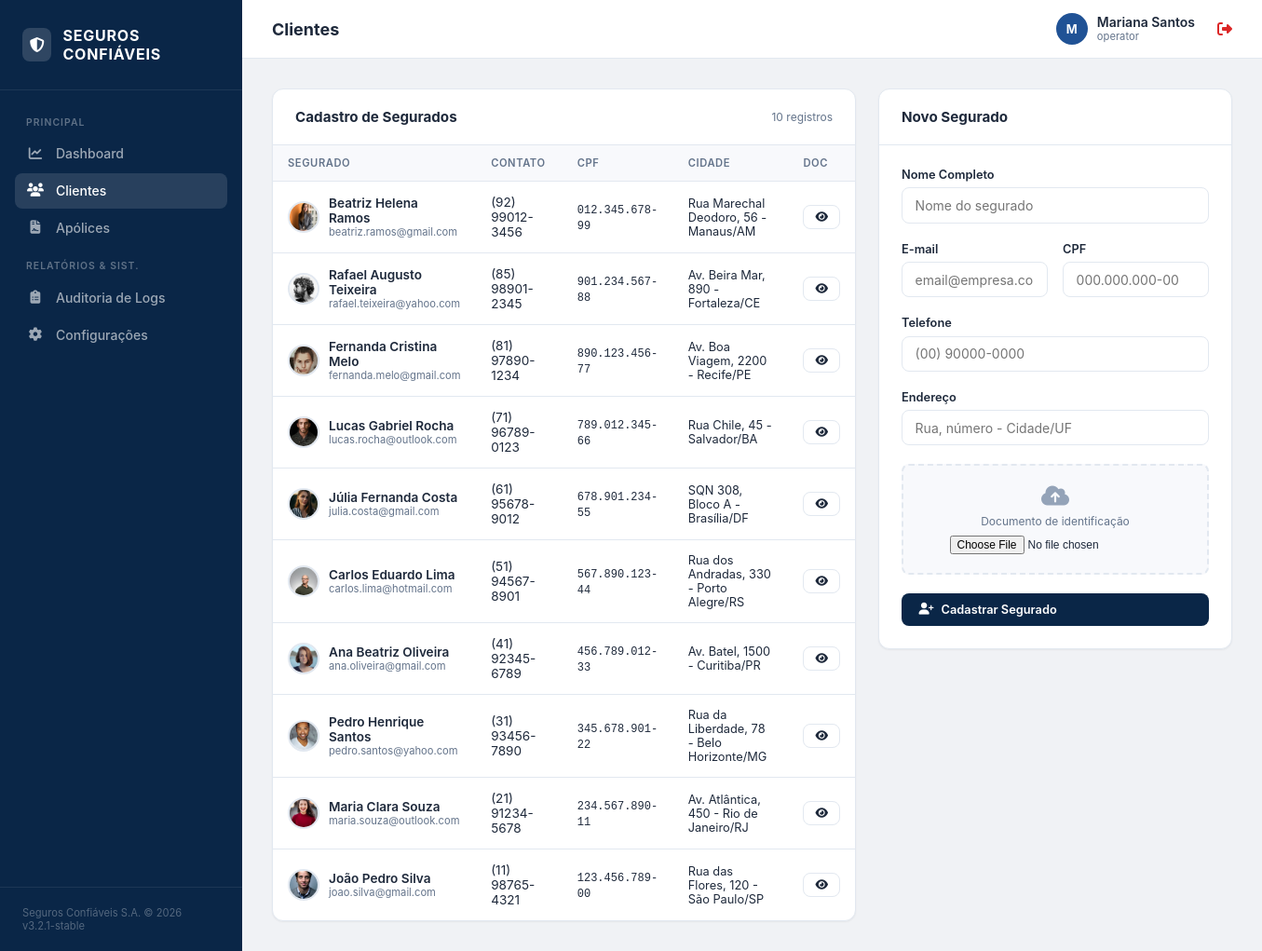
The app's page /customers.php (signed in) with its own data.
### tables this page shows
CREATE TABLE IF NOT EXISTS clientes (
    id INT AUTO_INCREMENT PRIMARY KEY,
    nome VARCHAR(255),
    email VARCHAR(255),
    cpf VARCHAR(20),
    telefone VARCHAR(20),
    endereco VARCHAR(255),
    foto VARCHAR(255),
    created_at DATETIME DEFAULT CURRENT_TIMESTAMP
);

### customers.php (the view, shortened to what this page needs)
<?php
require_once 'includes/db.php';
$clientes = $mysqli->query("SELECT * FROM clientes ORDER BY id DESC");
include 'includes/layout/header.php';
include 'includes/layout/sidebar.php';
include 'includes/layout/topbar.php';
?>
<div style="display: grid; grid-template-columns: 1fr 380px; gap: 1.5rem; align-items: start;">
    <div class="card">
        <div class="card-header">
            <h3 class="card-title">Cadastro de Segurados</h3>
            <span style="font-size: 0.75rem; color: var(--text-muted);"><?= $clientes->num_rows ?> registros</span>
        </div>
        <div class="card-body" style="padding: 0;">
            <div class="table-wrapper">
                <table>
                    <thead>
                        <tr>
                            <th>Segurado</th>
                            <th>Contato</th>
                            <th>CPF</th>
                            <th>Cidade</th>
                            <th>Doc</th>
                        </tr>
                    </thead>
                    <tbody>
                        <?php while ($c = $clientes->fetch_assoc()): ?>
                        <tr>
                            <td>
                                <div style="display: flex; align-items: center; gap: 10px;">
                                    <?php if ($c['foto']):
                                        $is_external = (strpos($c['foto'], 'http') === 0);
                                        $is_assets = (strpos($c['foto'], 'assets/') === 0);
                                        $foto_path = ($is_external || $is_assets) ? $c['foto'] : "storage/uploads/" . $c['foto'];
                                    ?>
                                        <img src="<?= htmlspecialchars($foto_path) ?>" class="avatar-sm" onerror="this.style.display='none'">
                                    <?php endif; ?>
                                    <div>
                                        <div style="font-weight: 600;"><?= $c['nome'] ?></div>
                                        <div style="font-size: 0.7rem; color: var(--text-muted);"><?= $c['email'] ?></div>
                                    </div>
                                </div>
                            </td>
                            <td><?= htmlspecialchars($c['telefone']) ?></td>
                            <td><code style="font-size: 0.75rem;"><?= htmlspecialchars($c['cpf']) ?></code></td>
                            <td style="font-size: 0.8rem;"><?= htmlspecialchars($c['endereco']) ?></td>
                            <td>
                                <?php if ($c['foto']):
                                    $is_external = (strpos($c['foto'], 'http') === 0);
                                    $is_assets = (strpos($c['foto'], 'assets/') === 0);
                                    $foto_link = ($is_external || $is_assets) ? $c['foto'] : "storage/uploads/" . $c['foto'];
                                ?>
                                    <a href="<?= htmlspecialchars($foto_link) ?>" target="_blank" class="btn btn-outline btn-sm">
                                        <i class="fas fa-eye"></i>
                                    </a>
                                <?php else: ?>
                                    <span style="color: var(--text-light);">—</span>
                                <?php endif; ?>
                            </td>
                        </tr>
                        <?php endwhile; ?>
                    </tbody>
                </table>
            </div>
        </div>
    </div>
    <div class="card">
        <div class="card-header">
            <h3 class="card-title">Novo Segurado</h3>
        </div>
        <div class="card-body">
            <form method="POST" enctype="multipart/form-data">
                <div class="form-group">
                    <label class="form-label">Nome Completo</label>
                    <input name="nome" class="form-input" placeholder="Nome do segurado" required>
                </div>
                <div class="form-row">
                    <div class="form-group">
                        <label class="form-label">E-mail</label>
                        <input type="email" name="email" class="form-input" placeholder="email@empresa.com" required>
                    </div>
                    <div class="form-group">
                        <label class="form-label">CPF</label>
                        <input name="cpf" class="form-input" placeholder="000.000.000-00" required>
                    </div>
                </div>
                <div class="form-group">
                    <label class="form-label">Telefone</label>
                    <input name="telefone" class="form-input" placeholder="(00) 90000-0000">
                </div>
                <div class="form-group">
                    <label class="form-label">Endereço</label>
                    <input name="endereco" class="form-input" placeholder="Rua, número - Cidade/UF">
                </div>
                <div class="form-group">
                    <div class="upload-area">
                        <i class="fas fa-cloud-arrow-up"></i>
                        <p>Documento de identificação</p>
                        <input type="file" name="foto">
                    </div>
                </div>
                <button type="submit" name="add_customer" class="btn btn-primary" style="width: 100%;">
                    <i class="fas fa-user-plus"></i> Cadastrar Segurado
                </button>
            </form>
        </div>
    </div>
</div>
<?php include 'includes/layout/footer.php'; ?>

### assets/css/style.css (style rules this page uses)
:root { --primary: #0a2647; --primary-light: #144272; --accent: #205295; --accent-light: #2c74b3; --success: #059669; --warning: #d97706; --danger: #dc2626; --info: #0284c7; --bg: #f0f2f5; --surface: #ffffff; --surface-alt: #f8f9fc; --text: #1e293b; --text-muted: #64748b; --text-light: #94a3b8; --border: #e2e8f0; --shadow-sm: 0 1px 2px 0 rgb(0 0 0 / 0.05); --shadow: 0 1px 3px 0 rgb(0 0 0 / 0.1), 0 1px 2px -1px rgb(0 0 0 / 0.1); --shadow-md: 0 4px 6px -1px rgb(0 0 0 / 0.1), 0 2px 4px -2px rgb(0 0 0 / 0.1); --radius: 8px; --radius-lg: 12px; }
*, *::before, *::after { margin: 0; padding: 0; box-sizing: border-box; }
body { font-family: 'Inter', -apple-system, system-ui, sans-serif; background: var(--bg); color: var(--text); -webkit-font-smoothing: antialiased; }
a { color: inherit; text-decoration: none; }
.card { background: white; border: 1px solid var(--border); border-radius: var(--radius-lg); box-shadow: var(--shadow-sm); }
.card-header { padding: 1.25rem 1.5rem; border-bottom: 1px solid var(--border); display: flex; justify-content: space-between; align-items: center; }
.card-title { font-size: 0.95rem; font-weight: 700; }
.card-body { padding: 1.5rem; }
.table-wrapper { overflow-x: auto; }
table { width: 100%; border-collapse: collapse; }
thead th { text-align: left; padding: 0.75rem 1rem; font-size: 0.7rem; font-weight: 600; text-transform: uppercase; letter-spacing: 0.05em; color: var(--text-muted); border-bottom: 1px solid var(--border); background: var(--surface-alt); }
tbody td { padding: 0.875rem 1rem; font-size: 0.85rem; border-bottom: 1px solid var(--border); vertical-align: middle; }
tbody tr:last-child td { border-bottom: none; }
.form-group { margin-bottom: 1.25rem; }
.form-label { display: block; font-size: 0.8rem; font-weight: 600; margin-bottom: 0.4rem; color: var(--text); }
.form-input, .form-select { width: 100%; padding: 0.6rem 0.85rem; border: 1px solid var(--border); border-radius: var(--radius); font-size: 0.875rem; font-family: inherit; transition: border-color 0.15s, box-shadow 0.15s; background: white; }
.form-row { display: grid; grid-template-columns: 1fr 1fr; gap: 1rem; }
.btn { display: inline-flex; align-items: center; gap: 8px; padding: 0.55rem 1.1rem; border-radius: var(--radius); font-size: 0.8rem; font-weight: 600; font-family: inherit; cursor: pointer; border: 1px solid transparent; transition: all 0.15s; }
.btn-primary { background: var(--primary); color: white; }
.btn-outline { background: white; border-color: var(--border); color: var(--text); }
.btn-sm { padding: 0.35rem 0.75rem; font-size: 0.75rem; }
.avatar-sm { width: 34px; height: 34px; border-radius: 50%; object-fit: cover; border: 2px solid var(--border); }
.upload-area { background: var(--surface-alt); border: 2px dashed var(--border); border-radius: var(--radius); padding: 1.25rem; text-align: center; cursor: pointer; transition: border-color 0.2s; }
.upload-area input[type="file"] { margin-top: 0.5rem; font-size: 0.75rem; }
.upload-area i { font-size: 1.5rem; color: var(--text-light); margin-bottom: 0.5rem; }
.upload-area p { font-size: 0.75rem; color: var(--text-muted); }

### records on screen
clientes: foto (picture), nome "Beatriz Helena Ramos", email "beatriz.ramos@gmail.com", telefone "(92) 99012-3456", cpf "012.345.678-99", endereco "Rua Marechal Deodoro, 56 - Manaus/AM"
clientes: foto (picture), nome "Rafael Augusto Teixeira", email "rafael.teixeira@yahoo.com", telefone "(85) 98901-2345", cpf "901.234.567-88", endereco "Av. Beira Mar, 890 - Fortaleza/CE"
clientes: foto (picture), nome "Fernanda Cristina Melo", email "fernanda.melo@gmail.com", telefone "(81) 97890-1234", cpf "890.123.456-77", endereco "Av. Boa Viagem, 2200 - Recife/PE"
clientes: foto (picture), nome "Lucas Gabriel Rocha", email "lucas.rocha@outlook.com", telefone "(71) 96789-0123", cpf "789.012.345-66", endereco "Rua Chile, 45 - Salvador/BA"
clientes: foto (picture), nome "Júlia Fernanda Costa", email "julia.costa@gmail.com", telefone "(61) 95678-9012", cpf "678.901.234-55", endereco "SQN 308, Bloco A - Brasília/DF"
clientes: foto (picture), nome "Carlos Eduardo Lima", email "carlos.lima@hotmail.com", telefone "(51) 94567-8901", cpf "567.890.123-44", endereco "Rua dos Andradas, 330 - Porto Alegre/RS"
clientes: foto (picture), nome "Ana Beatriz Oliveira", email "ana.oliveira@gmail.com", telefone "(41) 92345-6789", cpf "456.789.012-33", endereco "Av. Batel, 1500 - Curitiba/PR"
clientes: foto (picture), nome "Pedro Henrique Santos", email "pedro.santos@yahoo.com", telefone "(31) 93456-7890", cpf "345.678.901-22", endereco "Rua da Liberdade, 78 - Belo Horizonte/MG"
clientes: foto (picture), nome "Maria Clara Souza", email "maria.souza@outlook.com", telefone "(21) 91234-5678", cpf "234.567.890-11", endereco "Av. Atlântica, 450 - Rio de Janeiro/RJ"
clientes: foto (picture), nome "João Pedro Silva", email "joao.silva@gmail.com", telefone "(11) 98765-4321", cpf "123.456.789-00", endereco "Rua das Flores, 120 - São Paulo/SP"

### other values on screen
$pageTitle "Clientes"
substr($_SESSION['user'] ?? 'U', 0, 1) "M"
$_SESSION['user'] "Mariana Santos"
$_SESSION['role'] "operator"
$clientes->num_rows "10"
